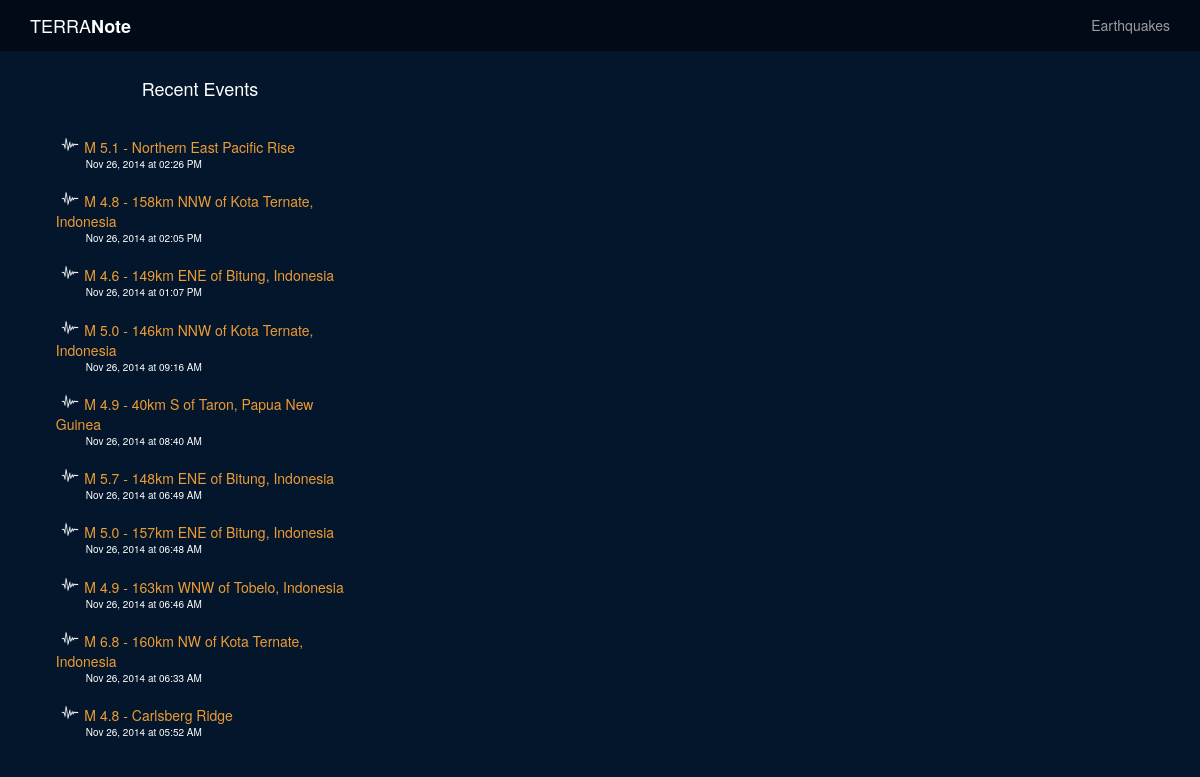
The page / on the database its author committed.
### model.py (models this page shows)
class Quake(Base):
    __tablename__ = "quakes"
    quake_id = Column(String(50), primary_key = True)
    quake_title = Column(String, nullable = False)
    quake_type = Column(String(25), nullable = False)
    magnitude = Column(Float, nullable = False)
    place = Column(String, nullable = False)
    latitude = Column(Float, nullable = False)
    longitude = Column(Float, nullable = False)
    depth = Column(Float, nullable = False)
    quake_datetime = Column(DateTime, nullable = False)
    url = Column(String, nullable = False)
    seismictype = Column(String, nullable = False)
    status = Column(String, nullable = False)
    felt = Column(Integer, nullable = True)
    tsunami = Column(Integer, nullable = True)
    recordtime = Column(DateTime, nullable = False)

### note.py (the view)
@app.route("/")
def home_map():
	topten = db_session.query(Quake).order_by(Quake.quake_datetime.desc()).limit(10)
	cols = Quake.__table__.columns
	json_compiled = {}
	for quake in topten:
		json_compiled[quake.quake_id] = {}
		json_compiled[quake.quake_id]['lat'] = quake.latitude
		json_compiled[quake.quake_id]['lng'] = quake.longitude
		json_compiled[quake.quake_id]['title'] = quake.quake_title
	print json_compiled
	recent_quakes = db_session.query(Quake).order_by(Quake.quake_datetime.desc()).limit(10)
	return render_template("home.html", recent_quakes=recent_quakes, top_ten=json_compiled)

### templates/home.html (shortened to what this page needs)
{% extends 'base.html' %}
{% block body %}
<div class="col-sm-4" class="event-list">
	<div class="col-sm-1"></div>
		<div class="col-sm-10" class="event-list" id="userpoint">
			<div class="row">
				<div id="recent-events">Recent Events</div>
			</div>
			<div class="row">
				{% for quake in recent_quakes %}
					<div class="quake-list">
						<img class="small-icon" src="/static/images/quake-icon.png"/>
						<div class="recent-title"><a href="/quakes/{{ quake.quake_id }}">{{ quake.quake_title }}</a></div>
						<div class="recent-datetime">{{ quake.quake_datetime.strftime('%b %d, %Y at %I:%M %p') }}</div>
					</div>
				{% endfor %}
			</div>
		</div>
	<div class="col-sm-1"></div>
</div>
<div class="col-sm-8" class="event-map" id="ten-map">
</div>
{% endblock %}

### static/note.css (style rules this page uses)
body { background-color: #04162b; color: #FFFFFF }
.quake-list { padding-left: 10px; padding-bottom: 10px; padding-top:10px; color: #FFFFFF; }
#ten-map { height:725px; width:1060px; }
img.small-icon { height: 15px; padding-left: 5px; padding-right: 5px; float: left; }
.recent-title { font-size: 14px; text-decoration: none; color: #ec9c35; }
.recent-datetime { font-size: 10px; padding-left: 30px; }
#recent-events { font-size: 18px; text-align: center; padding-top: 25px; padding-bottom: 25px; }
a { color:inherit; text-decoration: none; }

### rows shown on the page
Quake: quake_title "M 5.1 - Northern East Pacific Rise", quake_datetime "Nov 26, 2014 at 02:26 PM"
Quake: quake_title "M 4.8 - 158km NNW of Kota Ternate, Indonesia", quake_datetime "Nov 26, 2014 at 02:05 PM"
Quake: quake_title "M 4.6 - 149km ENE of Bitung, Indonesia", quake_datetime "Nov 26, 2014 at 01:07 PM"
Quake: quake_title "M 5.0 - 146km NNW of Kota Ternate, Indonesia", quake_datetime "Nov 26, 2014 at 09:16 AM"
Quake: quake_title "M 4.9 - 40km S of Taron, Papua New Guinea", quake_datetime "Nov 26, 2014 at 08:40 AM"
Quake: quake_title "M 5.7 - 148km ENE of Bitung, Indonesia", quake_datetime "Nov 26, 2014 at 06:49 AM"
Quake: quake_title "M 5.0 - 157km ENE of Bitung, Indonesia", quake_datetime "Nov 26, 2014 at 06:48 AM"
Quake: quake_title "M 4.9 - 163km WNW of Tobelo, Indonesia", quake_datetime "Nov 26, 2014 at 06:46 AM"
Quake: quake_title "M 6.8 - 160km NW of Kota Ternate, Indonesia", quake_datetime "Nov 26, 2014 at 06:33 AM"
Quake: quake_title "M 4.8 - Carlsberg Ridge", quake_datetime "Nov 26, 2014 at 05:52 AM"
